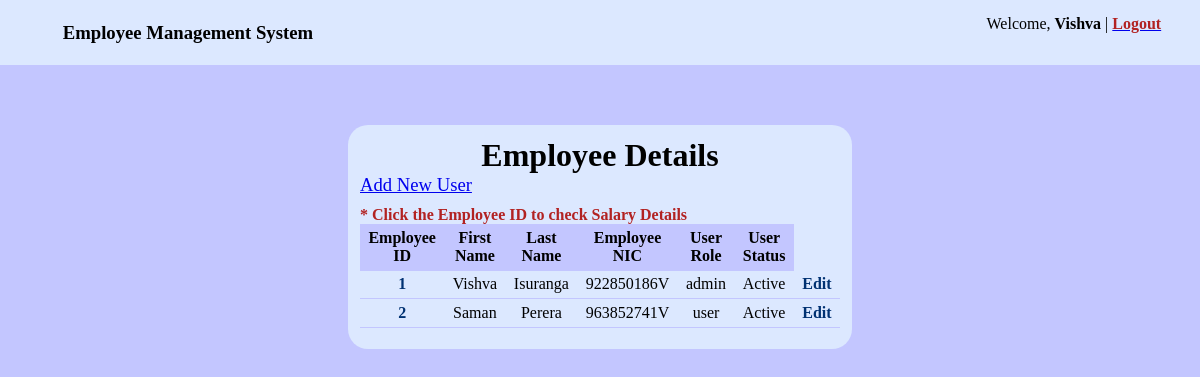
The page /home.php (signed in) on the database its author committed.
### tables this page shows
CREATE TABLE `user` (
  `emp_id` int(10) NOT NULL,
  `first_name` text NOT NULL,
  `last_name` text NOT NULL,
  `email` varchar(35) NOT NULL,
  `password` varchar(25) NOT NULL,
  `session_id` text NOT NULL,
  `deactivated` tinyint(4) NOT NULL
);

CREATE TABLE `employee` (
  `emp_id` int(11) NOT NULL,
  `emp_nic` varchar(15) NOT NULL,
  `role` text NOT NULL
);

### home.php (the view, shortened to what this page needs)
<?php
require_once ('php/connection.php');
?>
<!DOCTYPE html>
<html lang="en">
<head>
    <link rel="stylesheet" href="css\style.css">
</head>
<header>
<div class="heading"><h3>Employee Management System</h3> </div>
<div class="loggedin">Welcome, <strong><?php echo $_SESSION['first_name']?></strong>  | <a href="php/logout.php"><strong style="color:firebrick;">Logout</strong></a></div>
</header>
<div class="container">
<h1>Employee Details</h1>
<span class="adduser">
    <a href="insert.php">Add New User</a>
</span>
<div class="table">
<?php
$sql = "SELECT * FROM user,employee where user.emp_id = employee.emp_id";
$result = mysqli_query($connection, $sql);
if($result){
    $table = '<table>';
    $table .= '<tr><th>Employee ID</th><th>First Name</th><th>Last Name</th><th>Employee NIC</th><th>User Role</th><th>User Status</th></tr>';
    while($record = mysqli_fetch_assoc($result)){
        if($record['deactivated']<1){
            $status = "Active";
        }else{
            $status = "Deactivated";
        }
        $table .= '<tr>';
        $table .= '<td><a href="salary.php">' . $record['emp_id'] . '</td>';
        $table .= '<td>' . $record['first_name'] . '</td>';
        $table .= '<td>' . $record['last_name'] . '</td>';
        $table .= '<td>' . $record['emp_nic'] . '</td>';
        $table .= '<td>' . $record['role'] . '</td>';
        $table .= '<td>' . $status . '</td>';
        $table .= "<td><a href=\"edit-user.php?user_id={$record['emp_id']}\">Edit</a></td>";
        $table .= '</tr>';
    }
    echo $table;
}
?>
</div>
</div>
<strong style=color:firebrick;>* Click the Employee ID to check Salary Details</strong>
</html>

### css/style.css (style rules this page uses)
h1 { text-align: center; padding:0 auto; margin: 0 auto; }
.container { width: 40%; margin: 5% auto; padding: 1%; background-color: rgb(220, 232, 255); border-radius: 20px; }
.table { padding: 2% 0; }
.table a { text-decoration: none; font-size: 12pt; font-weight: bold; color: rgb(0, 49, 114); }
.table th { background-color: #c3c6ff; border-radius: 5px auto; }
.table td { padding: 1%; text-align: center; }
.adduser { font-size: 14pt; text-decoration: none; font-weight: 100; }
.adduser { padding-bottom: 2%; }
header { background-color: rgb(220, 232, 255); overflow: auto; padding: 0.25%; }
header .heading { float: left; padding-left: 5%; }
header .loggedin { padding: 1% 3% 0 0; float: right; }

### home.php (style rules this page uses)
table { border-collapse: collapse; }
td, th { border-bottom: 1px solid #c3c6ff; padding: 1%; width:0.5%; }

### rows shown on the page
user: employee.emp_id "1", first_name "Vishva", last_name "Isuranga", employee.emp_nic "922850186V", employee.role "admin", deactivated "Active"
user: employee.emp_id "2", first_name "Saman", last_name "Perera", employee.emp_nic "963852741V", employee.role "user", deactivated "Active"

### other values the page prints
$_SESSION['first_name'] "Vishva"
